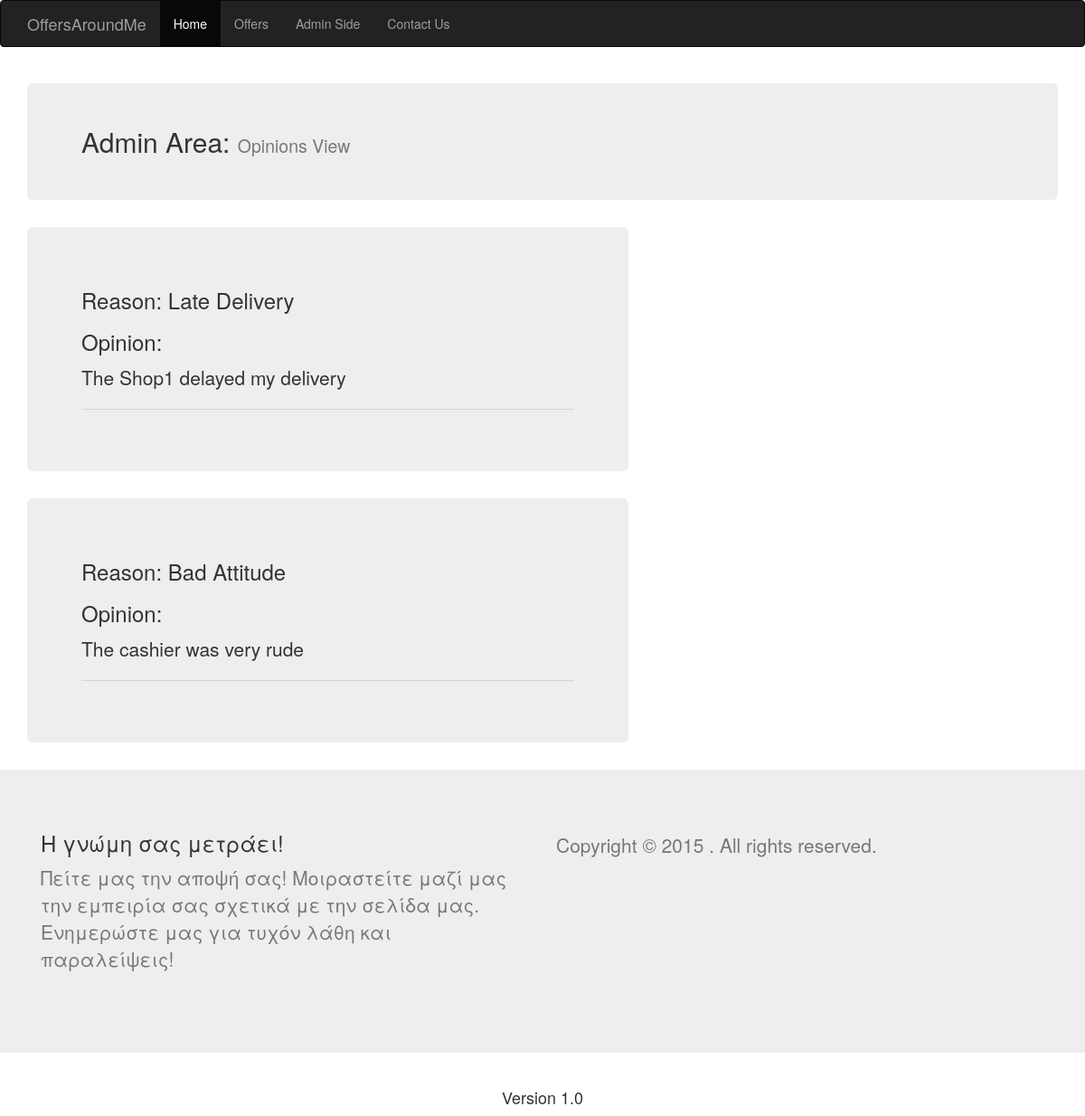
The page /mvc/public/admin (signed in) on the database its author committed.
### tables this page shows
CREATE TABLE IF NOT EXISTS `opinions` (
`id` int(50) NOT NULL,
  `user_id` int(50) NOT NULL,
  `reason` varchar(100) NOT NULL,
  `comment` text NOT NULL
);

### mvc/app/core/ControllerDAO.php (called while the page is built, shortened)
<?php
	class ControllerDAO{
		protected $db, $net;
		public function __construct(){
			try {
				$this->db = new PDO('mysql:host=' . DB_HOST . ';dbname=' . DB_NAME, DB_USER, DB_PASS);
				$this->db->setAttribute(PDO::ATTR_ERRMODE, PDO::ERRMODE_EXCEPTION);
				$this->net = new Network();
			}
			catch (PDOException $e){
				return $e->getMessage();
				}
		}
		protected function model($model){
			return new $model($this->db, $this->net);
		}
		protected function view($view, $data=array()){
			require_once('../app/views/' . $view . '.php');
		}
}
?>

### mvc/app/controllers/admin.php (called while the page is built, shortened)
<?php
    class Admin extends ControllerDAO{
        public function index(){
            $opinionsModel = $this->model('OpinionsDAO');
            $opinions = $opinionsModel->getAllOpinions("SELECT * FROM opinions");
            $this->view('admin/index', array('opinions'=>$opinions,));
        }
    }

### mvc/app/core/App.php (called while the page is built, shortened)
<?php
class App{
	protected $method = 'index';
	public function __construct(){
		$url = $this->parseUrl($_GET['url']);
		if(file_exists('../app/controllers/' .$url[0]. '.php')){
			unset ($url[0]);
		}
		$this->controller = new $this->controller;
		$this->params = $url ? array_values($url):array();
		call_user_func_array(array($this->controller, $this->method), $this->params);
	}
	public function parseUrl($url){
			$url = explode('/', filter_var(rtrim($url, '/'),FILTER_SANITIZE_URL));
			return($url);
	}
}
?>

### mvc/public/index.php (called while the page is built, shortened)
<?php
	$app = new App;
?>

### mvc/app/models/OpinionsDAO.php (called while the page is built)
<?php
    class OpinionsDAO{
        protected $db;
        public function __construct(PDO $db){
            $this->db = $db;
	}
        public function getAllOpinions($sql){
            $opinions = $this->db->query($sql) or die(mysql_error());
            return $opinions->fetchAll(PDO::FETCH_OBJ);
        }
    }

### mvc/app/views/admin/index.php (the view)
<div class="container-fluid">
    <section class="container">
	<div class="container-page">
            <h2 class="dark-grey jumbotron b">Admin Area: <small>Opinions View</small></h2>
            <?php foreach($data['opinions'] as $opinion){?>
            <div class="col-md-7 jumbotron">
                <h3 class="dark-grey">Reason: <?php echo $opinion->reason; ?></h3>
                <h3 class="dark-grey">Opinion:</h3>
                <p>
                    <?php echo $opinion->comment; ?>
                </p>
                <hr>
            </div>
            <?php } ?>
        </div>
    </section>
</div>

### rows shown on the page
opinions: reason "Late Delivery", comment "The Shop1 delayed my delivery"
opinions: reason "Bad Attitude", comment "The cashier was very rude"
